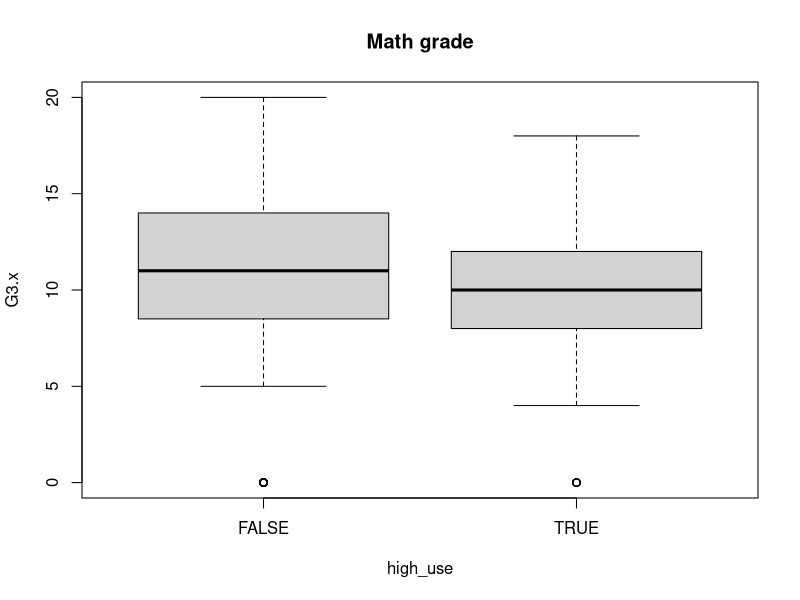
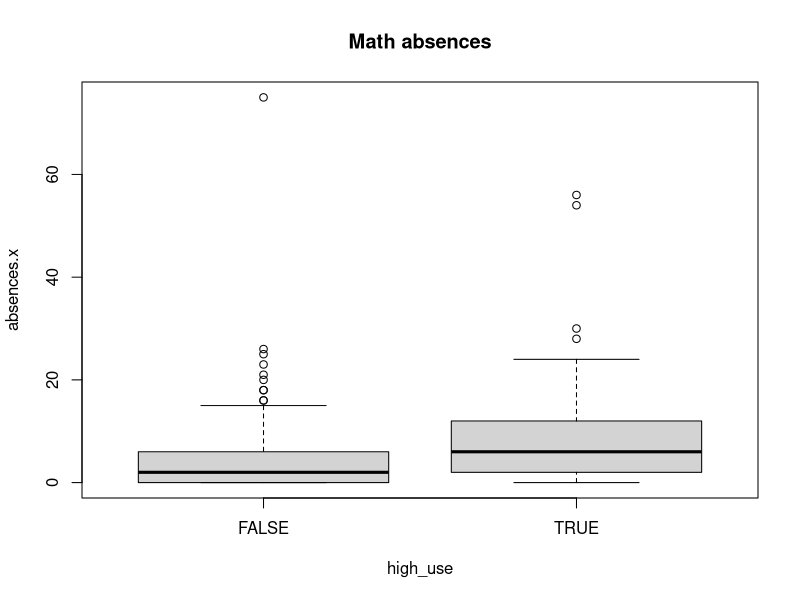
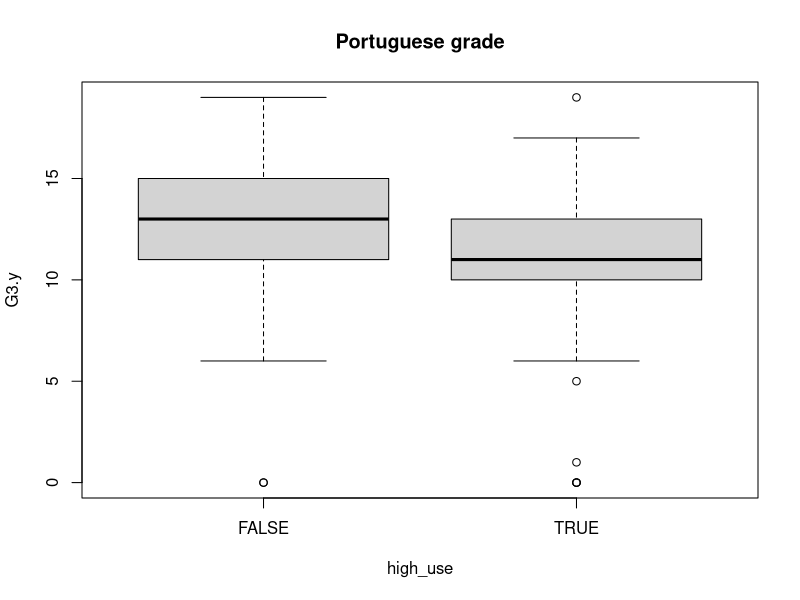
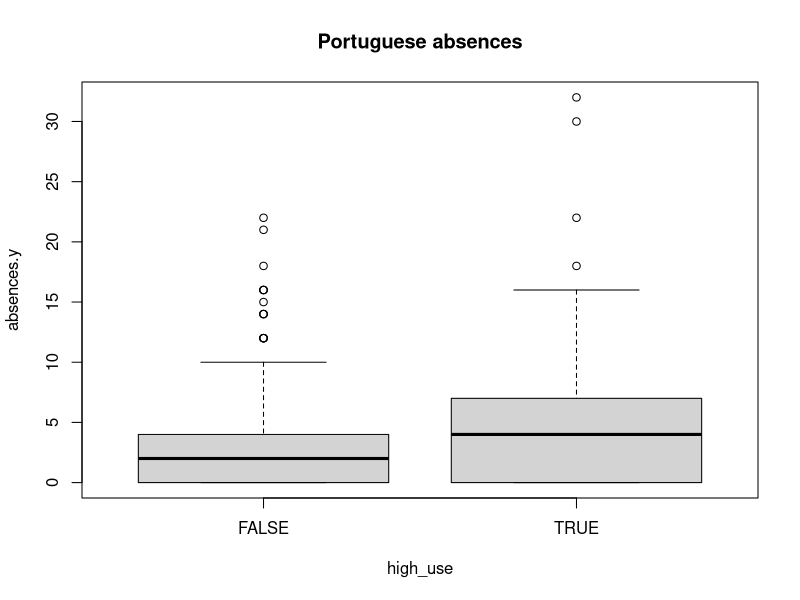
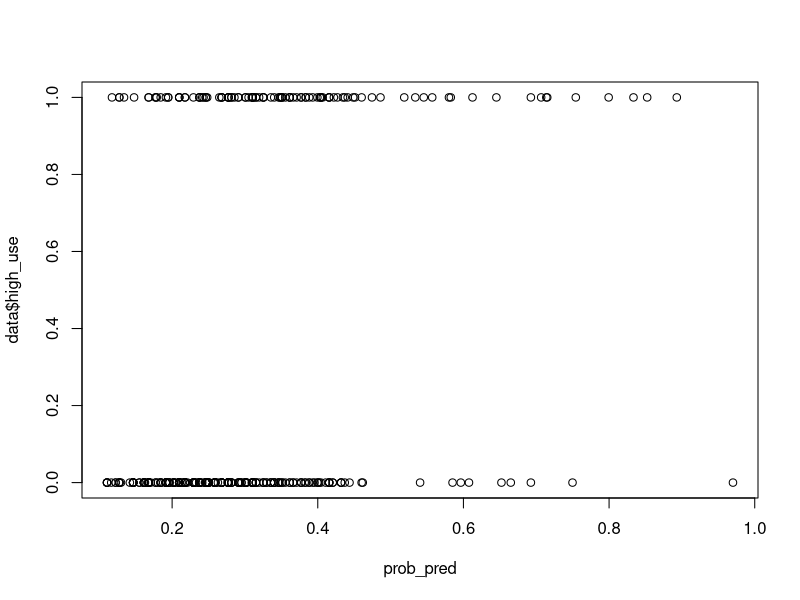

Recreate these plots in R, in order.
## ---- chunk 1
library(tidyverse)
data = read_csv('data/student_all.csv', show_col_types = FALSE)
colnames(data)
## ---- chunk 2
boxplot(G3.x ~ high_use, data=data, main = "Math grade")
boxplot(absences.x ~ high_use, data=data, main = "Math absences")
boxplot(G3.y ~ high_use, data=data, main = "Portuguese grade")
boxplot(absences.y ~ high_use, data=data, main = "Portuguese absences")

aggregate(data[, c('G3.x', 'absences.x', 'G3.y', 'absences.y')], list(data$high_use), mean)
## ---- chunk 3
model <- glm(high_use ~ G3.x+absences.x+G3.y+absences.y, data = data, family = binomial)
summary(model)

# Odds ratios and their confidence intervals:
exp(cbind(OR = coef(model), confint(model)))
## ---- chunk 4
model2 <- glm(high_use ~ absences.x+G3.y, data = data, family = binomial)
summary(model2)

# Odds ratios and their confidence intervals:
exp(cbind(OR = coef(model2), confint(model2)))
## ---- chunk 5
prob_pred = model2 %>% predict(data, type = "response")
pred = prob_pred > 0.5
plot(prob_pred, data$high_use)
table(pred, data$high_use)
## ---- chunk 6
mean(pred==data$high_use)
mean(data$high_use == FALSE)
